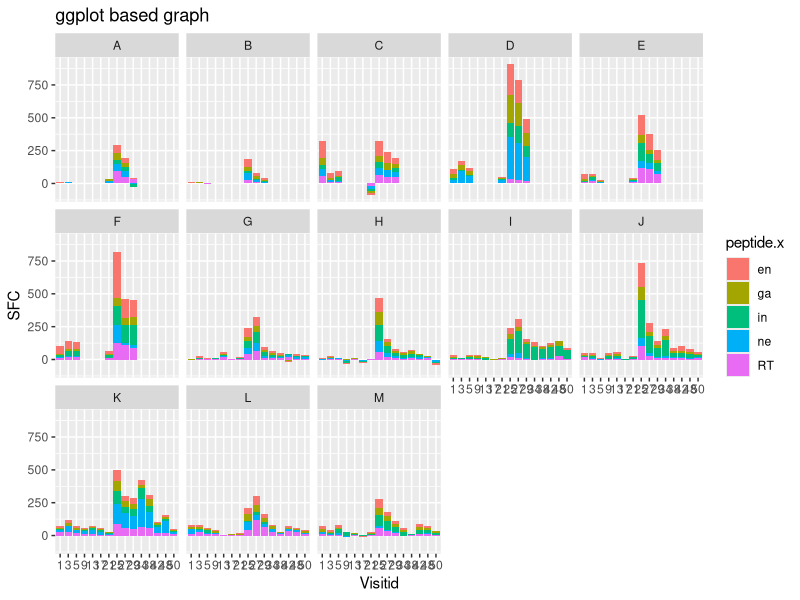

Write the R code that produced this figure.
#if the packages are not already installed then uncomment the following line. 
#install.packages('reshape2', 'ggplot2', 'plyr', 'stringr', dep=T, repos="http://cran.rstudio.com/")

b<-c('reshape2', 'ggplot2', 'plyr', 'stringr')
lapply(b, require, character.only=T)

x<-read.table("elispot.tsv", sep="\t", header=T)

# 2. Munging

y<-melt(x, id = c('participantId', 'groupId', 'visitId'))
names(y)<-c('participantid', 'groupid', 'visitid', 'pep', 'sfc')

#select only the first two letters of the category name
y$peptide<-str_sub(y$pep,1,2)

# 3. Aggregate the replicates

data<-ddply(y, .(participantid, groupid, visitid, peptide), summarise, sfc=mean(sfc))


# 4. Subtract Background

data.m<-data[data$peptide=="mo",]
data.p<-data[data$peptide!='mo',]
df<-merge(data.p, data.m, c('participantid', 'visitid','groupid'))
df$sfc<-(df$sfc.x-df$sfc.y)


# 5. Aggregate data by GroupId

data<-ddply(df, .( groupid, visitid, peptide.x), summarise, sfc=mean(sfc, na.rm=TRUE))


# 6. Plot the buggers
# Plotted as barplot of peptdies versus spot forming cells and faceted by the groups

p<-ggplot(data, aes(x=factor(visitid), y=sfc, fill = peptide.x))
p+geom_bar(stat='identity')+facet_wrap(~groupid, nrow=3)+labs(x="Visitid", y="SFC", title="ggplot based graph")


